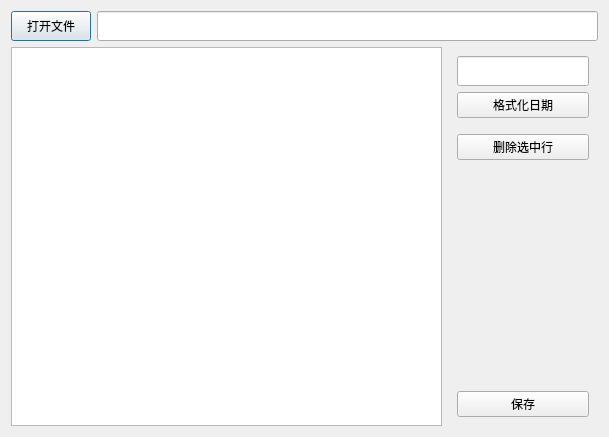
<?xml version="1.0" encoding="UTF-8"?>
<ui version="4.0">
 <class>Dialog</class>
 <widget class="QDialog" name="Dialog">
  <property name="geometry">
   <rect>
    <x>0</x>
    <y>0</y>
    <width>609</width>
    <height>437</height>
   </rect>
  </property>
  <property name="windowTitle">
   <string>Dialog</string>
  </property>
  <layout class="QVBoxLayout" name="verticalLayout">
   <item>
    <layout class="QHBoxLayout" name="horizontalLayout">
     <item>
      <widget class="QPushButton" name="pushButton">
       <property name="minimumSize">
        <size>
         <width>80</width>
         <height>30</height>
        </size>
       </property>
       <property name="text">
        <string>打开文件</string>
       </property>
      </widget>
     </item>
     <item>
      <widget class="QLineEdit" name="lineEdit">
       <property name="minimumSize">
        <size>
         <width>0</width>
         <height>30</height>
        </size>
       </property>
      </widget>
     </item>
    </layout>
   </item>
   <item>
    <layout class="QHBoxLayout" name="horizontalLayout_2">
     <item>
      <widget class="QTableWidget" name="tableWidget"/>
     </item>
     <item>
      <widget class="QWidget" name="widget" native="true">
       <property name="sizePolicy">
        <sizepolicy hsizetype="Fixed" vsizetype="Preferred">
         <horstretch>0</horstretch>
         <verstretch>0</verstretch>
        </sizepolicy>
       </property>
       <property name="minimumSize">
        <size>
         <width>150</width>
         <height>0</height>
        </size>
       </property>
       <layout class="QVBoxLayout" name="verticalLayout_2">
        <item>
         <widget class="QLineEdit" name="lineEdit_2">
          <property name="sizePolicy">
           <sizepolicy hsizetype="Expanding" vsizetype="Minimum">
            <horstretch>0</horstretch>
            <verstretch>0</verstretch>
           </sizepolicy>
          </property>
          <property name="minimumSize">
           <size>
            <width>0</width>
            <height>30</height>
           </size>
          </property>
          <property name="maximumSize">
           <size>
            <width>16777215</width>
            <height>30</height>
           </size>
          </property>
         </widget>
        </item>
        <item>
         <widget class="QPushButton" name="pushButton_2">
          <property name="text">
           <string>格式化日期</string>
          </property>
         </widget>
        </item>
        <item>
         <spacer name="verticalSpacer_2">
          <property name="orientation">
           <enum>Qt::Vertical</enum>
          </property>
          <property name="sizeType">
           <enum>QSizePolicy::Minimum</enum>
          </property>
          <property name="sizeHint" stdset="0">
           <size>
            <width>20</width>
            <height>10</height>
           </size>
          </property>
         </spacer>
        </item>
        <item>
         <widget class="QPushButton" name="pushButton_3">
          <property name="text">
           <string>删除选中行</string>
          </property>
         </widget>
        </item>
        <item>
         <spacer name="verticalSpacer">
          <property name="orientation">
           <enum>Qt::Vertical</enum>
          </property>
          <property name="sizeHint" stdset="0">
           <size>
            <width>20</width>
            <height>40</height>
           </size>
          </property>
         </spacer>
        </item>
        <item>
         <widget class="QPushButton" name="pushButton_4">
          <property name="text">
           <string>保存</string>
          </property>
         </widget>
        </item>
       </layout>
      </widget>
     </item>
    </layout>
   </item>
  </layout>
 </widget>
 <resources/>
 <connections/>
</ui>
